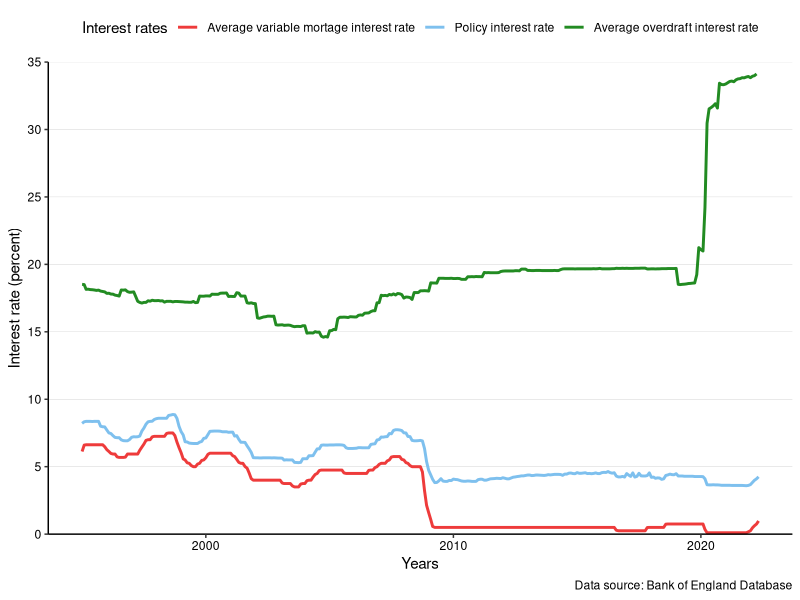
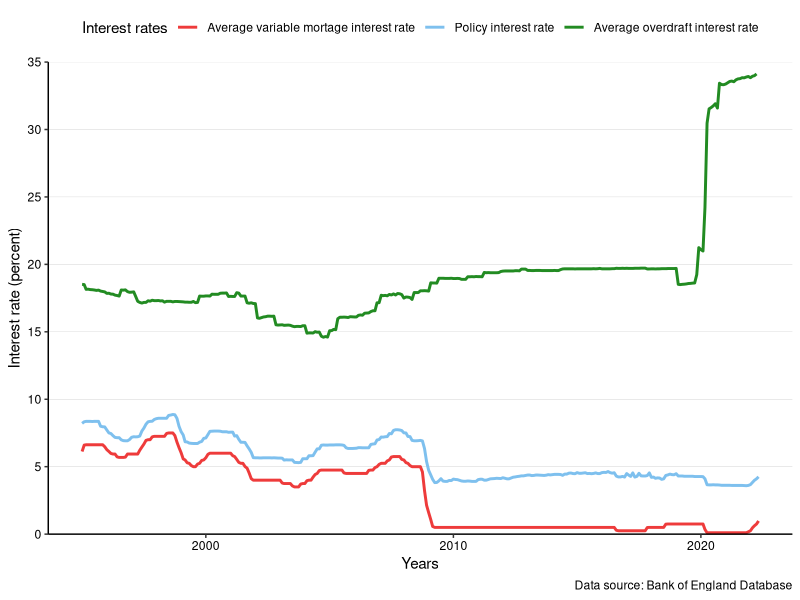

R code for these plots, in order:
library(tidyverse)
library(readxl)
library(zoo)

# set working directory
setwd("C:\\Users\\hs17922\\Downloads\\Economic Data for UOB Students Handbook")

# Load Data from Bank of England
Policy_interest_rate <- read_excel ("Bank of England Database (IUMTLMV).xlsx")
Bank_rate <- read_excel("Bank of England Database (IUMABEDR).xlsx")
Overdraft_interest <- read_excel ("Bank of England Database (IUMODTL).xlsx")

#Tidy data
Policy_interest_rate$Date<-as.Date(as.yearmon(Policy_interest_rate$Date))
Policy_interest_rate$Date<-as.Date(Policy_interest_rate$Date,"%d-%m-%Y")

Bank_rate$Date<-as.Date(as.yearmon(Bank_rate$Date))
Bank_rate$Date<-as.Date(Bank_rate$Date,"%d-%m-%Y")

Overdraft_interest$Date <-as.Date(as.yearmon(Overdraft_interest$Date))
Overdraft_interest$Date<-as.Date(Overdraft_interest$Date, "%d-%m-%Y")

Interest_rates <- merge(Policy_interest_rate,Bank_rate,by="Date")
Interest_rates <- merge(Interest_rates,Overdraft_interest,by="Date")

# Plot graph
ggplot(Interest_rates,aes(x=Date,y=Bank_rate))+
  geom_line(aes(colour="Average variable mortage interest rate"),size=1)+
  geom_line(aes(x=Date,y=Policy_interest_rate,colour="Policy interest rate"),size=1)+
  geom_line(aes(x=Date,y=Overdraft_interest,colour="Average overdraft interest rate"),size=1)+
  scale_color_manual(name="Interest rates",
                     breaks=c("Average variable mortage interest rate","Policy interest rate","Average overdraft interest rate"),
                     values=c("Average variable mortage interest rate"="Brown2","Policy interest rate"="Skyblue2","Average overdraft interest rate"="Forestgreen"))+
  labs(x="Years",
       y="Interest rate (percent)",
       caption="Data source: Bank of England Database")+
  theme(panel.background = element_rect(fill="white"))+
  theme(axis.line = element_line(colour = "black"))+
  theme(panel.grid.major.x = element_blank(),panel.grid.major.y = element_line(size=.1, color="grey"))+
  theme(axis.text.y = element_text(colour = "black"))+
  theme(axis.text.x = element_text(colour = "black"),
        legend.position="top",legend.key =element_rect(fill="white") )+
  scale_y_continuous(expand=c(0,0),breaks=scales::extended_breaks(n=10),limits = c(0,35))
    
ggsave("ex4_1.png")                 

